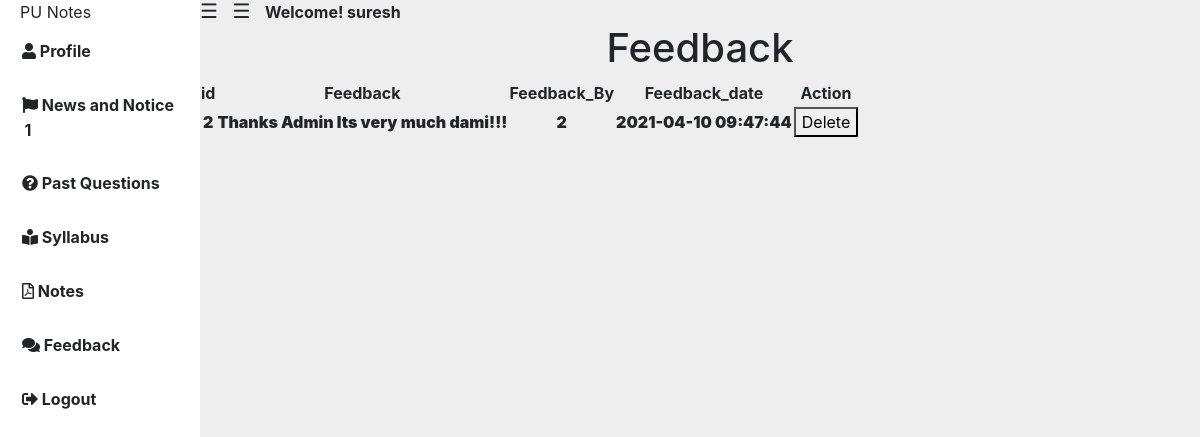
The app's page /View/Admin/AdminDashboard/feedback.php (signed in) with its own data.
### tables this page shows
CREATE TABLE `feedback` (
  `id` int(11) NOT NULL,
  `feedback_text` longtext NOT NULL,
  `feedback_by` int(11) NOT NULL,
  `posted_date` timestamp NOT NULL DEFAULT current_timestamp()
);

### Controller/AdminController/adminfeedback_controller.php (called while the page is built)
<?php
include 'C:\xampp\htdocs\PUNotes\Controller\connection.php';
if($_SERVER['REQUEST_METHOD'] == 'POST')
{
    if (isset($_POST['deleteclick']))
    {
    if($_POST['deleteclick']=='yes');
    $id=$_POST['id'];
    $sql="DELETE FROM `feedback` WHERE id='$id'";
    if($conn->query($sql)==TRUE){
        echo "Feedback Deleted Successfully!!!";
    }
    else{
        echo "Error!";
    }
    }
    }
else{
    $sql="SELECT * FROM `feedback`";
    $result=$conn->query($sql);
    $all_feedback=mysqli_fetch_all($result);
}
?>

### View/Admin/AdminDashboard/feedback.php (the view, shortened to what this page needs)
<?php
include 'base.php';
include 'drawer.php';
include '../../../Controller/AdminController/adminfeedback_controller.php';
?>
<div id="content-wrapper">
<div class="mui-container">
  <br>
  <h1>Feedback</h1>
  <table class="mui-table mui-table--bordered">
  <thead>
    <tr>
      <th>id</th>
      <th>Feedback</th>
      <th>Feedback_By</th>
      <th>Feedback_date</th>
      <th>Action</th>
    </tr>
  </thead>
  <tbody>
  <?php
  if(!empty($all_feedback))
   foreach($all_feedback as $x => $x_value) {
     ?>
     <tr>
      <td><?php echo $x_value[0]?></td>
      <td>
      <?php echo $x_value[1]?>
      </td>
      <td><?php echo $x_value[2]?></td>
      <td><?php echo $x_value[3]?></td>
      <td>
      <button class="mui-btn mui-btn--small  mui-btn--danger" onclick='deleteFeedback(<?php echo $x_value[0]?>)'>Delete</button></td>
    </tr>
  <?php }?>
  </tbody>
  </table>
</div>
</div>

### View/static/style.css (style rules this page uses)
html, body { height: 100%; background-color: #eee; }
html, body, input, textarea, buttons { -webkit-font-smoothing: antialiased; -moz-osx-font-smoothing: grayscale; text-shadow: 1px 1px 1px rgba(0, 0, 0, 0.004); }
#content-wrapper { min-height: 100%; overflow-x: hidden; margin-left: 0px; transition: margin-left 0.2s; box-sizing: border-box; margin-bottom: -160px; padding-bottom: 160px; }
@media (min-width: 768px) { #content-wrapper { margin-left: 200px; } }

### records on screen
feedback: id "2", feedback_text "Thanks Admin Its very much dami!!!", feedback_by "2", posted_date "2021-04-10 09:47:44"

### other values on screen
$notice_count "1"
$user[0] "suresh"
